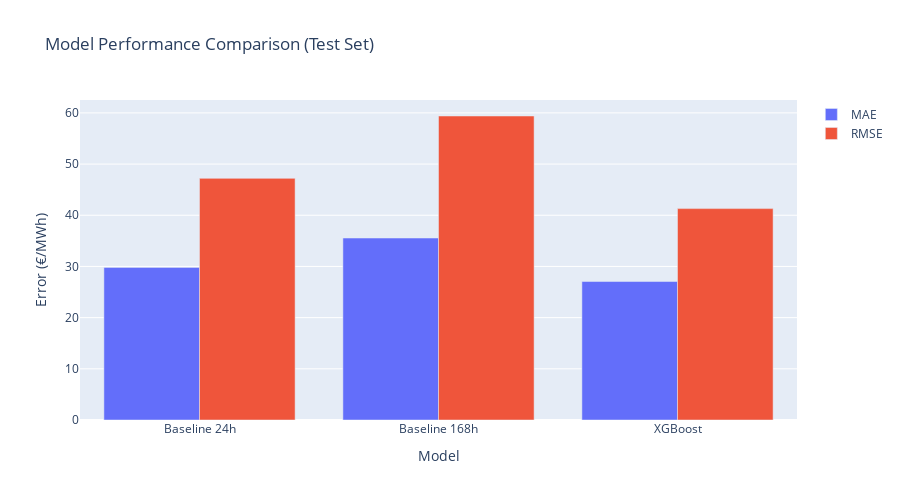

The notebook cell this image was saved under:
### Code cell
# Visualize model comparison
fig = go.Figure()

metrics = ['MAE', 'RMSE', 'R2']
models = ['Baseline 24h', 'Baseline 168h', 'XGBoost']

for metric in metrics:
    if metric == 'R2':
        # R² on secondary y-axis
        continue
    fig.add_trace(go.Bar(
        name=metric,
        x=models,
        y=[comparison_df.loc[metric, model] for model in models],
    ))

fig.update_layout(
    title='Model Performance Comparison (Test Set)',
    xaxis_title='Model',
    yaxis_title='Error (€/MWh)',
    barmode='group',
    height=500,
    showlegend=True
)

fig.show()

### Figure 1 — Plotly figure (JSON) as saved in the notebook; plotly's stock layout.template omitted (floating-point values rounded to 4 significant figures)
{"data": [{"name": "MAE", "type": "bar", "x": ["Baseline 24h", "Baseline 168h", "XGBoost"], "y": [29.82, 35.55, 27.05]}, {"name": "RMSE", "type": "bar", "x": ["Baseline 24h", "Baseline 168h", "XGBoost"], "y": [47.21, 59.39, 41.3]}], "layout": {"barmode": "group", "height": 500, "showlegend": true, "title": {"text": "Model Performance Comparison (Test Set)"}, "xaxis": {"title": {"text": "Model"}}, "yaxis": {"title": {"text": "Error (€/MWh)"}}}}
